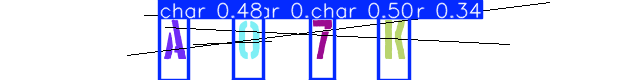
#> input picture inference/inference_001_a07k-0.png, 620 x 80 px
$ python -i bounding_box.py   (imports and definitions only)
#> lines starting #> are read from the running program, lines starting #| are printed output that depends on the picture; after the words box and inside, x2 and y2 are one past the last pixel; in counts of white or black regions, pixels touching at a corner belong together
import cv2
import numpy as np
from collections import deque
from color_analysis import is_similar_color


class UnionFind:
    """
    Union-Find Data Structure with path compression and union by rank.
    Used to efficiently merge similar color components that are nearby.
    """

    # [376 lines left out: functions __init__, find, union, get_groups, get_centroid_from_bbox, calculate_distance and 8 more, not called in this run]

def calculate_stroke_width_transform(gray_image: np.ndarray):
    """
    Calculate Mean Stroke Width using a simplified SWT approach.

    Args:
        gray_image (np.ndarray): Grayscale image

    Returns:
        Dict[str, float]: Dictionary containing stroke width statistics
    """
    # Apply edge detection
    edges = cv2.Canny(gray_image, 50, 150)

    # Apply morphological operations to connect nearby edges
    kernel = cv2.getStructuringElement(cv2.MORPH_ELLIPSE, (3, 3))
    edges = cv2.morphologyEx(edges, cv2.MORPH_CLOSE, kernel)

    # Calculate distance transform
    # Invert the image so that text pixels are white
    inverted = cv2.bitwise_not(gray_image)

    # Threshold to get binary image (assuming dark text on light background)
    _, binary = cv2.threshold(inverted, 0, 255, cv2.THRESH_BINARY + cv2.THRESH_OTSU)

    # Calculate distance transform
    dist_transform = cv2.distanceTransform(binary, cv2.DIST_L2, 5)

    # Find stroke widths by looking at distances from text pixels to edges
    stroke_widths = []

    # Find contours to identify text regions
    contours, _ = cv2.findContours(binary, cv2.RETR_EXTERNAL, cv2.CHAIN_APPROX_SIMPLE)

    for contour in contours:
        # Filter small contours (noise)
        if cv2.contourArea(contour) > 50:  # Minimum area threshold
            # Create mask for this contour
            mask = np.zeros(gray_image.shape, dtype=np.uint8)
            cv2.fillPoly(mask, [contour], 255)

            # Get distance values within this contour
            distances = dist_transform[mask > 0]
            if len(distances) > 0:
                # The stroke width is approximately 2 * distance transform value
                # (distance to nearest background pixel)
                stroke_width = np.mean(distances) * 2
                stroke_widths.append(stroke_width)

    if stroke_widths:
        mean_stroke_width = np.mean(stroke_widths)
        std_stroke_width = np.std(stroke_widths)
        median_stroke_width = np.median(stroke_widths)

        # Classify stroke thickness
        if mean_stroke_width < 3:
            thickness_level = "Very Thin"
        elif mean_stroke_width < 5:
            thickness_level = "Thin"
        elif mean_stroke_width < 8:
            thickness_level = "Medium"
        elif mean_stroke_width < 12:
            thickness_level = "Thick"
        else:
            thickness_level = "Very Thick"
    else:
        mean_stroke_width = 0
        std_stroke_width = 0
        median_stroke_width = 0
        thickness_level = "No Text Detected"

    return {
        'mean_stroke_width': mean_stroke_width,
        'std_stroke_width': std_stroke_width,
        'median_stroke_width': median_stroke_width,
        'thickness_level': thickness_level,
        'num_text_regions': len(stroke_widths)
    }

# [105 lines left out: functions calculate_stroke_width_for_bbox, filter_boxes_by_stroke_width, not called in this run]

>>> import cv2
>>> picture = cv2.imread('../inference/inference_001_a07k-0.png', cv2.IMREAD_GRAYSCALE)
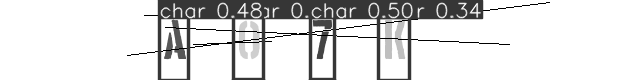
#> picture: shape (80, 620); min 0, max 255, mean 218.2
>>> result = calculate_stroke_width_transform(picture)
#> in calculate_stroke_width_transform, `edges = cv2.Canny(gray_image, 50, 150)`:
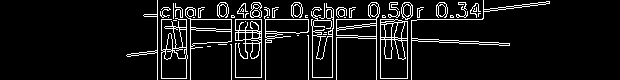
#> edges: shape (80, 620); 8.5% white in thin lines or dots, all inside (x1, y1, x2, y2) = (126, 0, 550, 80)
#> in calculate_stroke_width_transform, `edges = cv2.morphologyEx(edges, cv2.MORPH_CLOSE, kernel)`:
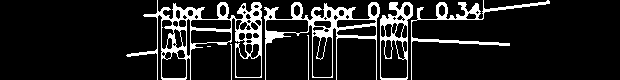
#> edges: shape (80, 620); 12.6% white; 7 white regions (1 under 20 px), largest, box (x1, y1, x2, y2) and area: (126, 0, 262, 80) 2424, (264, 2, 380, 80) 1857, (411, 0, 550, 80) 1043, (380, 2, 413, 80) 829, (307, 35, 309, 80) 46, (230, 44, 232, 80) 37
#> in calculate_stroke_width_transform, `inverted = cv2.bitwise_not(gray_image)`:
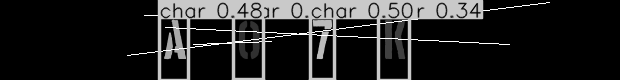
#> inverted: shape (80, 620); min 0, max 255, mean 36.8
#> in calculate_stroke_width_transform, `_, binary = cv2.threshold(inverted, 0, 255, cv2.THRESH_BINARY + cv2.TH..`:
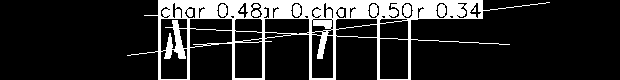
#> binary: shape (80, 620); 16.8% white; 2 white regions (1 under 20 px)
#> in calculate_stroke_width_transform, `dist_transform = cv2.distanceTransform(binary, cv2.DIST_L2, 5)`:
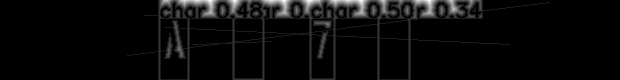
#> dist_transform: shape (80, 620) float32; min 0, max 9.39, mean 0.392; drawn with min black and max white
#> in calculate_stroke_width_transform, `contours, _ = cv2.findContours(binary, cv2.RETR_EXTERNAL, cv2.CHAIN_AP..`: contours = 1 contour; box (x1, y1, x2, y2) and area: (127, 0, 550, 80) 15987
#> the loop in calculate_stroke_width_transform, `for contour in contours:` made 1 pass
#> stroke_width on pass 1: 2.33
#> after the loop in calculate_stroke_width_transform, `for contour in contours:`:
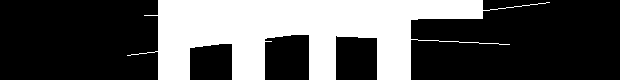
#> mask: shape (80, 620); 33.7% white; 1 white region, box (x1, y1, x2, y2) and area: (127, 0, 550, 80) 16720
#> after the loop in calculate_stroke_width_transform, `for contour in contours:`: stroke_widths = [2.33]
#> in calculate_stroke_width_transform, `mean_stroke_width = np.mean(stroke_widths)`: mean_stroke_width = 2.33
#> in calculate_stroke_width_transform, `std_stroke_width = np.std(stroke_widths)`: std_stroke_width = 0
#> in calculate_stroke_width_transform, `median_stroke_width = np.median(stroke_widths)`: median_stroke_width = 2.33
#> result = {'mean_stroke_width': 2.33, 'std_stroke_width': 0, 'median_stroke_width': 2.33, 'thickness_level': 'Very Thin', 'num_text_regions': 1}
